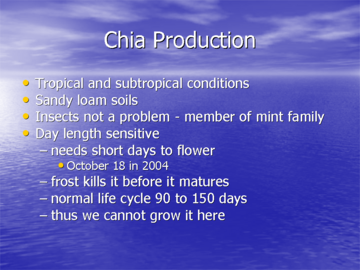
%> input picture 2024_Fall/CSC_577/hw9/slide1.tiff, 360 x 270 px
$ octave --eval "result = hw9;"   (GNU Octave 9; MATLAB toolbox functions it lacks are replaced by stand-ins)
%> lines starting %> are read from the running program, lines starting %| are printed output that depends on the picture
function [num_questions] = hw9()

close all;
clc;
num_questions = 0;


% Create an output dir to save the images
if ~exist('output', 'dir')
    mkdir('output');
end


%% Part A
fprintf("Part A\n")

% Question 1
createBestPointCollage('slide1.tiff','frame1.jpg','output/f01_img1_best_eucl_dist.png','y',2);
% [102 lines not run here, left out]
function [img] = loadSiftImg(path)
    % Load image and convert to B&W for SIFT analysis
    img = imread(path);
    if size(img, 3) == 3
        img = rgb2gray(img);
    elseif size(img, 3) == 4
        img = rgb2gray(img(:,:,1:3));
    end
    img = single(img);
end

function [padIm1,padIm2] = padSiftImg(img1,img2)
    % Pad input B&W image arrays to get equal sizes for plotting SIFT
    % results

    % Get sizes of both images
    [h1, w1] = size(img1);
    [h2, w2] = size(img2);

    % Find target dimensions (maximum in each dimension)
    th = max(h1, h2);
    tw = max(w1, w2);

    padIm1 = zeros(th, tw,'like',img1);
    padIm2 = zeros(th, tw,'like',img2);

    padIm1(1:h1,1:w1) = img1;
    padIm2(1:h2,1:w2) = img2;
end

function [padIm1,padIm2] = loadAndPadColorImgPairs(path1,path2)
%> called with path1 = 'slide1.tiff', path2 = 'frame1.jpg'
    % Load color images for plotting purposes only
    % Images are zero-padded to maintain equal sizes
    % SIFT works with B&W images so no analysis is performed on these
    % images
    img1 = imread(path1);
    img2 = imread(path2);
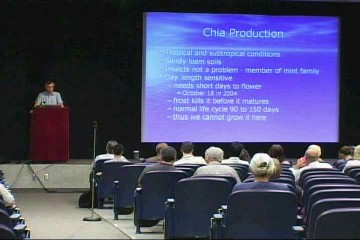
%> input picture 2024_Fall/CSC_577/hw9/frame1.jpg, 360 x 240 px
%> img2 is the input picture: size 240x360x3 uint8; mean R, G, B 74.2, 74.3, 110.7

    % Fix issues with alpha and grayscale inconsistency
    if size(img1, 3) == 1
        img1 = double(repmat(img1, [1, 1, 3]));
    elseif size(img1, 3) == 4
        img1 = double(img1(:,:,1:3));
%> img1: size 270x360x3 double
    else
        img1 = double(img1);
    end

    if size(img2, 3) == 1
        img2 = double(repmat(img2, [1, 1, 3]));
    elseif size(img2, 3) == 4
        img2 = double(img2(:,:,1:3));
    else
        img2 = double(img2);
%> img2: size 240x360x3 double
    end

    % Get sizes of both images
    [h1, w1, ~] = size(img1);
%> h1 = 270; w1 = 360
    [h2, w2, c] = size(img2);
%> h2 = 240; w2 = 360; c = 3

    % Find target dimensions (maximum in each dimension)
    th = max(h1, h2);
%> th = 270
    tw = max(w1, w2);
%> tw = 360

    padIm1 = zeros(th, tw, c,'like',img1);
%> padIm1: size 270x360x3 double; every value is 0
    padIm2 = zeros(th, tw, c,'like',img2);

    padIm1(1:h1,1:w1,:) = img1;
    padIm2(1:h2,1:w2,:) = img2;
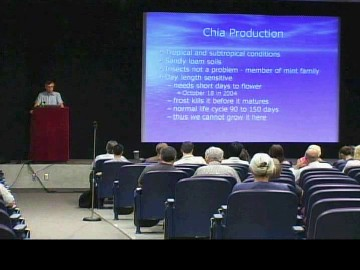
%> padIm2: size 270x360x3 double; mean R, G, B 65.9, 66.1, 98.4

    % Convert because it seems to plot weirdly for some reason
    padIm1 = uint8(padIm1);
    padIm2 = uint8(padIm2);
%> padIm2: size 270x360x3 uint8
end


% [112 lines left out: functions smallestEuclideanDist, smallestPercentageDistances, calculateCircularKeyPoints, not called in this run]

function [] = createBestPointCollage(path1,path2,out_file,lc,lw,mult)
    % Plot the Collage for only the shortest Euclidean distance based
    % on the 128-element vector from SIFR
    if nargin < 6
        mult = 2; % Default - increase keypoint plot scale by 2
    end

    [sld_col,frm_col] = loadAndPadColorImgPairs(path1,path2);

    % Load images based on filepaths
    slide = loadSiftImg(path1);  % high-res ppt slide
%> in loadSiftImg, `img = rgb2gray(img(:,:,1:3));`:
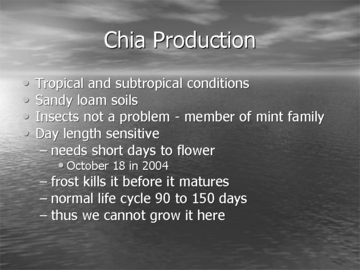
%> img: size 270x360 uint8; min 25, max 255, mean 109
    frame = loadSiftImg(path2);  % low-res jpg image
%> call 2 of loadSiftImg, with path = 'frame1.jpg'
%> in loadSiftImg (call 2), `img = rgb2gray(img);`:
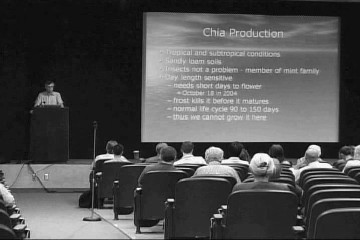
%> img: size 240x360 uint8; min 1, max 255, mean 78.4

    % Pad the images so that theyre the same size for plotting purposes
    [slide,frame] = padSiftImg(slide,frame);
%> in padSiftImg, `padIm1 = zeros(th, tw,'like',img1);`: padIm1: size 270x360 single; every value is 0
%> in padSiftImg, `padIm2(1:h2,1:w2) = img2;`:
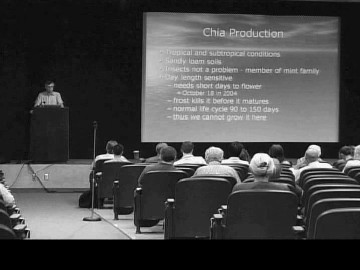
%> padIm2: size 270x360 single; min 0, max 255, mean 69.7

    % Compute the SIFT features
%> (the run ends here)
